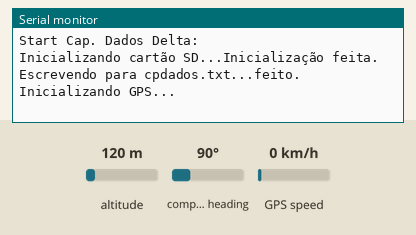
Recording of a sketch running on a simulated Arduino Uno, built with avr-gcc and run on an emulated ATmega328P. Parts: the last lines printed to the serial monitor. Inputs (shaded band) come from the test bench; at power-on: altitude 120 m, GPS speed 0 km/h, compass heading 90°. Storage starts empty; the GPS gets a fix after 3 s at 37.7749, -122.4194 with 8 satellites.

Above: at 1.2 s.
1.3 s: altitude set to 20 m
At 4.0 s:
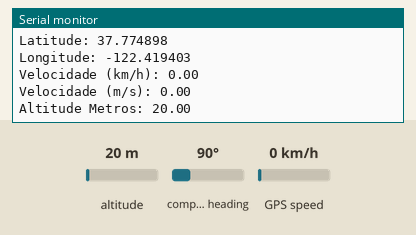
4.6 s: GPS speed set to 2 km/h
At 6.0 s:
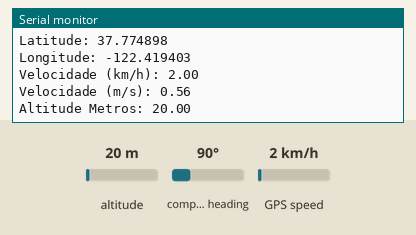
10.2 s: altitude set to 250 m
At 12.0 s:
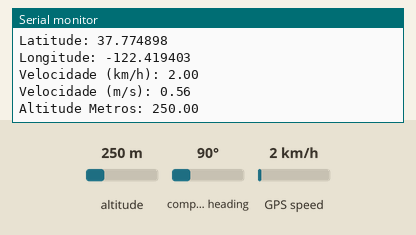

The sketch:

CodeCP1.0.ino
```cpp
#include <Adafruit_Sensor.h>
#include <Adafruit_BMP280.h>
#include <SPI.h>
#include <SD.h>
#include "TinyGPS++.h"
#include "SoftwareSerial.h"
#include <Wire.h>


//GPS
SoftwareSerial serial_connection(4, 3); //RX=pin 10, TX=pin 11
TinyGPSPlus gps;

//----------------------------------------------------------------------------------------
  //SDcard
uint8_t chipSelect = 8; // O pino CS da shield GPS
File dataFile;
//------------------------------------------------
// BM280
Adafruit_BMP280 sensor;
float altset  = 74.15;


void setup() {
  Serial.begin(9600);
  serial_connection.begin(9600);
  while (!Serial) {
 // Espera a porta serial conectar
  }

  Serial.println("Start Cap. Dados Delta:");
  // ----------------------------------------------
  //BMP280
  //sensor.begin();
  //-----------------------------------------------

  Serial.print("Inicializando cartão SD...");

  if (!SD.begin(8)) {
    Serial.println("Falha na inicialização!");
    while (1);
  }
  Serial.println("Inicialização feita.");


   dataFile = SD.open("cpdados.txt", FILE_WRITE);
  // Se este arquivo abriu corretamente, escreva nele:
  if (dataFile) {
    Serial.print("Escrevendo para cpdados.txt...");
    dataFile.println("testando 1, 2, 3.");
    // fecha o arquivo:
    dataFile.close();
    Serial.println("feito.");
  } else {
    // Se este arquivo não abriu, imprima um erro:
    Serial.println("Erro ao abrir cpdados.txt");
  }

  //----------------------------------------------------------------
  // GPS
  Serial.println("Inicializando GPS...");

}

void loop() {

  while(serial_connection.available())//While there are characters to come from the GPS
  {
    gps.encode(serial_connection.read());//This feeds the serial NMEA data into the library one char at a time
  }
  if(gps.location.isUpdated())//This will pretty much be fired all the time anyway but will at least reduce it to only after a package of NMEA data comes in
  {

    File dataFile = SD.open("cpdados.txt", FILE_WRITE); // Associará o objeto dataFile ao arquivo GPSlog.txt. Se caso o arquivo não exista, será criado
    //O objeto dataFile foi setado como escrita, mas dá para utilizar de outras formas.
    Serial.println("<-------------------------------------------------------------------->");
     dataFile.println("<-------------------------------------------------------------------->");

    // Se caso não conseguir abrir o arquivo por qualquer razão, irá avisar no MonitorSerial
    if (!dataFile) Serial.println("Erro ao abrir o arquivo cpdados.txt");

    //Get the latest info from the gps object which it derived from the data sent by the GPS unit

    Serial.println("\nDados GPS");
    Serial.print("Satellite: ");
    Serial.println(gps.satellites.value());
    Serial.print("Latitude: ");
    Serial.println(gps.location.lat(), 6);
    Serial.print("Longitude: ");
    Serial.println(gps.location.lng(), 6);
    Serial.print("Velocidade (km/h): ");
    Serial.println(gps.speed.kmph());
    Serial.print("Velocidade (m/s): ");
    Serial.println(gps.speed.mps());
    Serial.print("Altitude Metros: ");
    Serial.println(gps.altitude.meters());

    dataFile.println("\nDados GPS");
    dataFile.print("Satellite: ");
    dataFile.println(gps.satellites.value());
    dataFile.print("Latitude: ");
    dataFile.println(gps.location.lat(), 6);
    dataFile.print("Longitude: ");
    dataFile.println(gps.location.lng(), 6);
    dataFile.print("Velocidade (km/h): ");
    dataFile.println(gps.speed.kmph());
    dataFile.print("Velocidade (m/s): ");
    dataFile.println(gps.speed.mps());
    dataFile.print("Altitude Metros: ");
    dataFile.println(gps.altitude.meters());

   delay(100); // Ajuste o delay de acordo com a frequência de leitura desejada
  }
}


void Dados(){
  while(serial_connection.available()){
    gps.encode(serial_connection.read());
  }
  if(gps.location.isUpdated()){
    dataFile = SD.open("cpdados.txt", FILE_WRITE);

    Serial.println("<-------------------------------------------------------------------->");
    if (!dataFile) Serial.println("Erro ao abrir o arquivo .txt");

    Serial.println("\nDados GPS");
    Serial.print(gps.date.day());
    Serial.print("/");
    Serial.print(gps.date.month());
    Serial.print("/");
    Serial.print(gps.date.year());
    Serial.print("  -  ");
    Serial.print(gps.time.hour());
    Serial.print(":");
    Serial.print(gps.time.minute());
    Serial.print(":");
    Serial.println(gps.time.second());

    Serial.print("Satellite: ");
    Serial.println(gps.satellites.value());
    Serial.print("Latitude: ");
    Serial.print(gps.location.lat(), 6);
    Serial.print(" / ");
    Serial.print("Longitude: ");
    Serial.println(gps.location.lng(), 6);

    Serial.print("Velocidade: ");
    Serial.print(gps.speed.kmph());
    Serial.print(" km/h");
    Serial.print(" / ");
    Serial.print(gps.speed.mps());
    Serial.println(" m/s");

    Serial.print("Altitude");
    Serial.print(gps.altitude.meters());
    Serial.print("m");


    //Salvando dados GPS no SD Card
    dataFile.println("\n\n<-------------------------------------------------------------------->");
    dataFile.println("\nDados GPS");
    dataFile.print(gps.date.day());
    dataFile.print("/");
    dataFile.print(gps.date.month());
    dataFile.print("/");
    dataFile.print(gps.date.year());
    dataFile.print(" - ");
    dataFile.print(gps.time.hour() -3);;
    dataFile.print(":");
    dataFile.print(gps.time.minute());
    dataFile.print(":");
    dataFile.println(gps.time.second());

    dataFile.println("Satelite: ");
    dataFile.println(gps.satellites.value());
    dataFile.print("Latitude: ");
    dataFile.print(gps.location.lat(), 6);
    dataFile.print(" / ");
    dataFile.print("Longitude: ");
    dataFile.println(gps.location.lng(), 6);

    dataFile.print("Velocidade");
    dataFile.print(gps.speed.kmph());
    dataFile.print(" km/h");
    dataFile.print(" / ");
    dataFile.print(gps.speed.mps());
    dataFile.println(" m/s");

    dataFile.print("Altitude: ");
    dataFile.print(gps.altitude.meters());
    dataFile.println(" M");
    dataFile.close();

    BMP280();
    delay(100);

  }
}
void BMP280(){
    dataFile = SD.open("cpdados.txt", FILE_WRITE);
    if (!dataFile) Serial.println("Erro ao abrir o arquivo cpdados.txt");
    sensor.begin();
    Serial.println("\n\nBMP280");
    Serial.print("Altitude: ");
    Serial.print((sensor.readAltitude(1013.25)-altset), 2);
    Serial.println(" m");
    Serial.print("Temeperatura: ");
    Serial.print(sensor.readTemperature(), 2);
    Serial.println(" ºC ");
    Serial.print("Pressão: ");
    Serial.print(sensor.readPressure()/101325, 2); // // converte pressão em hPa para atm
    Serial.println(" atm");

    dataFile.println("\n\nBMP280");
    dataFile.print("Altitude: ");
    dataFile.print(sensor.readAltitude(1013.25), 2);
    dataFile.println(" m");
    dataFile.print("Temeperatura: ");
    dataFile.print(sensor.readTemperature(), 2);
    dataFile.println(" ºC");
    dataFile.print("Pressão: ");
    dataFile.print(sensor.readPressure()/101325, 2); // // converte pressão em hPa para atm
    dataFile.println(" atm");
    dataFile.close();

}
```

Measured:
- after the input at 1.3 s, the serial monitor: prints a new line after 2.0 s (image 1)
- after the input at 4.6 s, the serial monitor: prints a new line after 0.66 s (image 2)
- after the input at 10.2 s, the serial monitor: prints a new line after 1.1 s (image 3)
